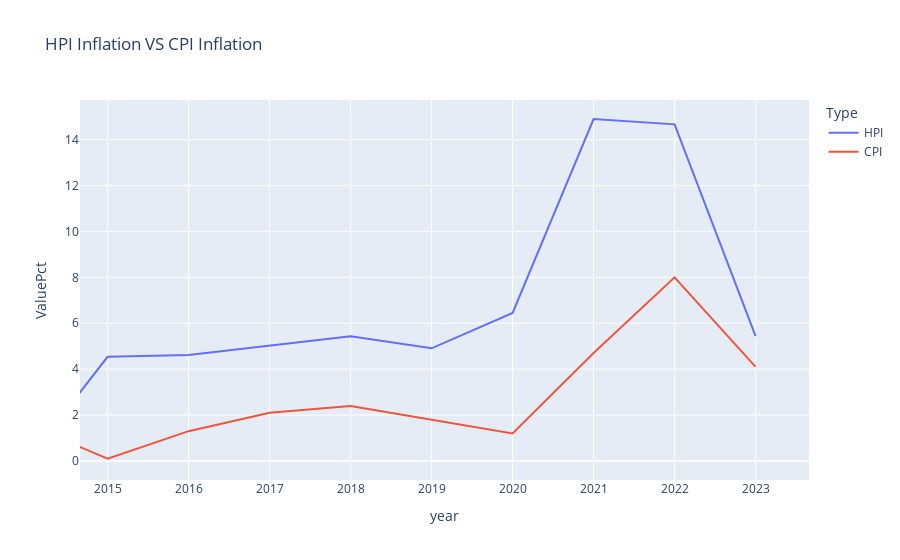

Write notebook code for a chart like this one.
### Code cell
HPI_vs_CPI()

### Figure 1 — Plotly figure (JSON) as saved in the notebook; plotly's stock layout.template omitted (floating-point values rounded to 4 significant figures)
{"data": [{"hovertemplate": "Type=HPI<br>year=%{x}<br>ValuePct=%{y}<extra></extra>", "legendgroup": "HPI", "line": {"color": "#636efa", "dash": "solid"}, "marker": {"symbol": "circle"}, "mode": "lines", "name": "HPI", "orientation": "v", "showlegend": true, "type": "scatter", "x": [2014, 2015, 2016, 2017, 2018, 2019, 2020, 2021, 2022, 2023], "xaxis": "x", "y": [0, 4.539, 4.62, 5.024, 5.434, 4.907, 6.45, 14.9, 14.66, 5.444], "yaxis": "y"}, {"hovertemplate": "Type=CPI<br>year=%{x}<br>ValuePct=%{y}<extra></extra>", "legendgroup": "CPI", "line": {"color": "#EF553B", "dash": "solid"}, "marker": {"symbol": "circle"}, "mode": "lines", "name": "CPI", "orientation": "v", "showlegend": true, "type": "scatter", "x": [2014, 2015, 2016, 2017, 2018, 2019, 2020, 2021, 2022, 2023], "xaxis": "x", "y": [1.6, 0.1, 1.3, 2.1, 2.4, 1.8, 1.2, 4.7, 8, 4.1], "yaxis": "y"}], "layout": {"autosize": true, "legend": {"title": {"text": "Type"}, "tracegroupgap": 0}, "title": {"text": "HPI Inflation VS CPI Inflation"}, "xaxis": {"anchor": "y", "autorange": false, "domain": [0, 1], "range": [2015.0, 2024.0], "title": {"text": "year"}, "type": "linear"}, "yaxis": {"anchor": "x", "autorange": true, "domain": [0, 1], "range": [-0.8275, 15.72], "title": {"text": "ValuePct"}, "type": "linear"}}}
